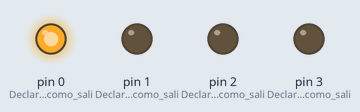
Recording of a sketch running on a simulated Arduino Uno, built with avr-gcc and run on an emulated ATmega328P. Shown: output pins drawn as LEDs (lit = HIGH).

Above: at 0.2 s.
At 1.2 s:
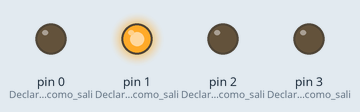
At 2.2 s:
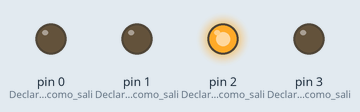
At 3.2 s:
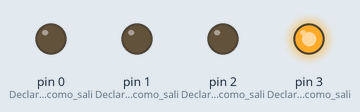
At 4.7 s:
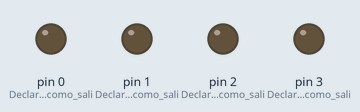
Timing chart, 0 to 5.2 s (numbered marks = the images above):
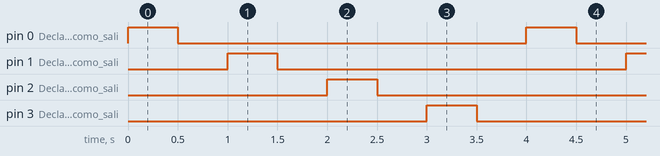

Measured:
- by itself, pin 0 (Declara_el_pin0_como_sali), pin 1 (Declara_el_pin1_como_sali), pin 2 (Declara_el_pin2_como_sali), pin 3 (Declara_el_pin3_como_sali): alternates HIGH for 0.50 s and LOW for 3.5 s
- by itself, everything shown: repeats every 4.0 s, in 8 steps

The sketch:

EJ002_UNO_Secuencial_Led.ino
```cpp
 int i;                // declarando variable i
 void setup() {
   pinMode(0,OUTPUT);      // Declara el pin0 como salida
   pinMode(1,OUTPUT);      // Declara el pin1 como salida
   pinMode(2,OUTPUT);      // Declara el pin2 como salida
   pinMode(3,OUTPUT);      // Declara el pin3 como salida
 }

 void loop() {                   // bucle
   for(i=0;i<4;i++){            // for para controlar el encendio de 4 leds
   digitalWrite(i,HIGH);         // enciende el diodo led conectado al pin i
   delay(500);
   digitalWrite(i,LOW);          // apaga el diodo led conectado al pin i
   delay(500);
  }
  }
```
